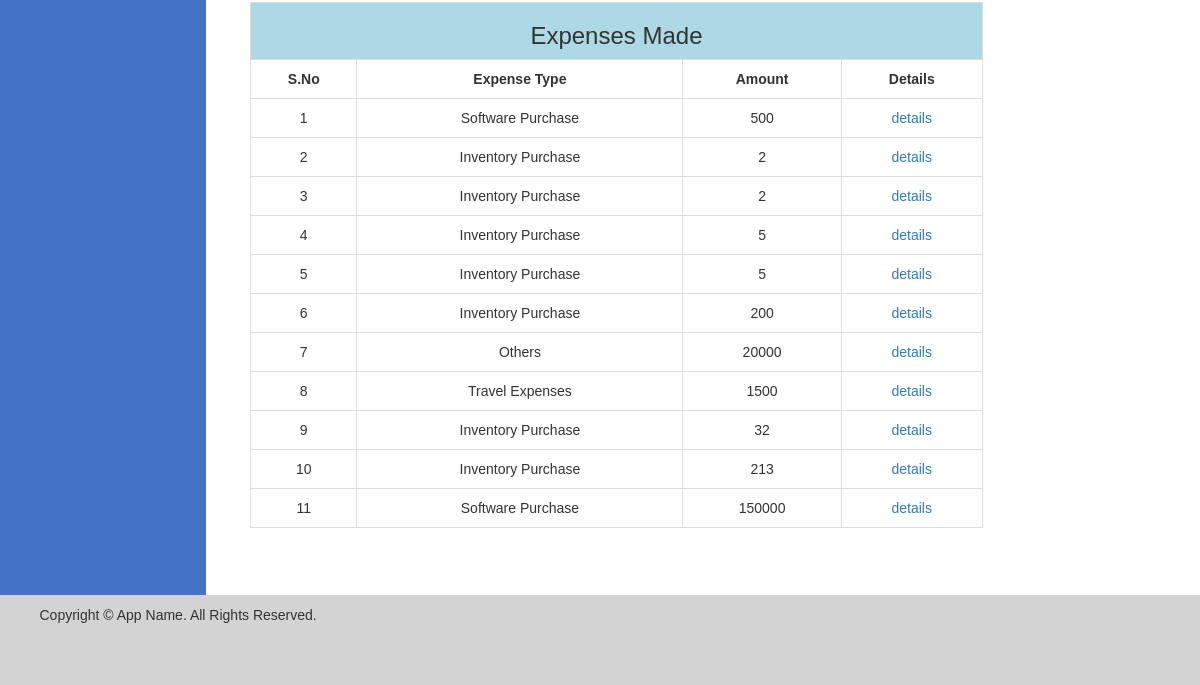
/addprojectexpenses.php?rn=22 (signed in, lower part), run on an earlier commit of the app's database.
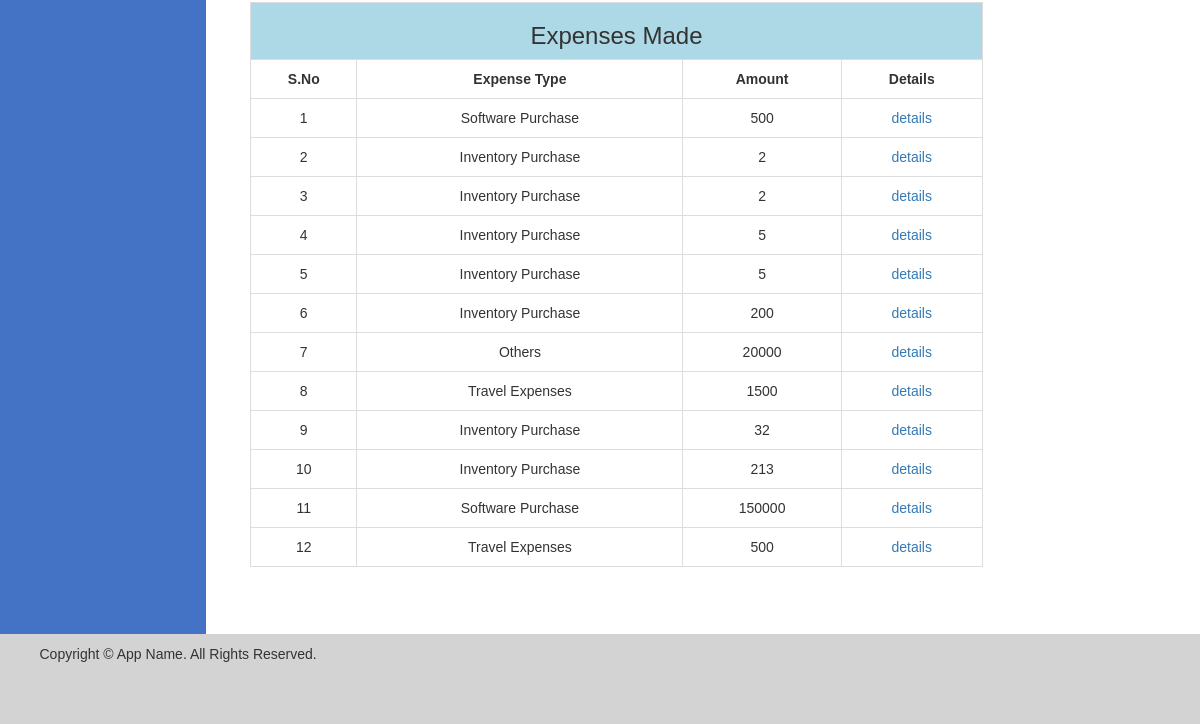
And on a later commit of the database.
### tables this page shows
CREATE TABLE `projectexpenses` (
  `id` int NOT NULL,
  `projectid` int NOT NULL,
  `expensetype` varchar(255) NOT NULL,
  `purchasedate` date NOT NULL,
  `billamount` int NOT NULL,
  `resources` longblob NOT NULL,
  `path` varchar(500) NOT NULL,
  `vendorname` varchar(255) NOT NULL,
  `itemdesc` text NOT NULL
);

### addprojectexpenses.php (the view, shortened to what this page needs)
<?php
include_once 'source/db_connect.php';
$projectid = $_GET['rn'];
$sno = 1;
$query = "select * from projectexpenses where projectid = $projectid";
$result_display_projectexpenses =$conn->prepare($query);
$result_display_projectexpenses->execute();
?>
<!DOCTYPE html>
<html lang="en">
<head>
  <link rel="stylesheet" href="https://maxcdn.bootstrapcdn.com/bootstrap/3.4.1/css/bootstrap.min.css">
<link rel="stylesheet" href="landingpage.css">
<link rel="stylesheet" href="https://cdnjs.cloudflare.com/ajax/libs/font-awesome/4.7.0/css/font-awesome.min.css">
<link rel="stylesheet" href="font-awesome.css">
</head>
<body>
<div class="row">
<div class="sidenav" id="sidenav">
</div>
<div class="main" id="main">
  <div class="maincontent">
    <br>
    <br>
    <div>
    <table style="width:95%; border: 1px solid #ddd;">
      <tr style="background-color:lightblue;">
        <th colspan="4" style="text-align:center;"><h3>Expenses Made </h3></th>
      </tr>
      <tr>
        <th style="padding:5px; border: 1px solid #ddd; text-align:center;">S.No</th>
        <th style="padding:5px; border: 1px solid #ddd; text-align:center;">Expense Type</th>
        <th style="padding:5px; border: 1px solid #ddd; text-align:center;">Amount</th>
        <th style="padding:5px; border: 1px solid #ddd; text-align:center;">Details</th>
      </tr>
      <?php
        while($rows=$result_display_projectexpenses->fetch(PDO::FETCH_ASSOC)){
            echo "
            <tr>
            <td style=\"padding:5px; text-align:center; border: 1px solid #ddd;\">".$sno."</td>
            <td style=\"padding:5px; text-align:center; border: 1px solid #ddd;\">".$rows['expensetype']."</td>
            <td style=\"padding:5px; text-align:center; border: 1px solid #ddd;\">".$rows['billamount']."</td>
            <td style=\"padding:5px; text-align:center; border: 1px solid #ddd;\"><a href = 'projectexpensesdetails.php?rn=$rows[id]'>details</td>
            </tr>
            ";
            $sno++;
        }
        ?>
    </table>
    </div><br>
  <br>
</div>
</div>
</div>
<div class="footer">
    <p class="copyright">Copyright © App Name. All Rights Reserved.</p>
</div>
</body>
</html>

What changed in the data, as far as the page shows it:
added projectexpenses: expensetype "Travel Expenses", billamount "500"
